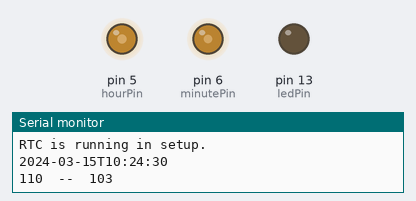
Simulated run of this sketch. Board: Arduino Uno, built with avr-gcc and run on an emulated ATmega328P. On the bench: output pins drawn as LEDs (lit = HIGH), the last lines printed to the serial monitor. The local clock reads 2024-03-15 10:24:30 at power-on unless the sketch sets it.

Above: at 0.25 s.
At 39.6 s:
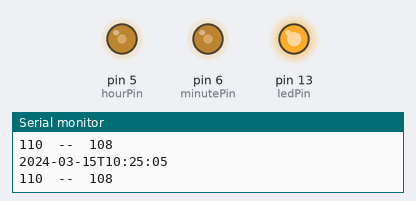
Timing chart, 0 to 40.0 s (numbered marks = the images above):
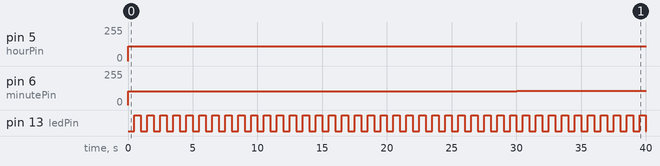

Measured:
- by itself, pin 5 (hourPin): 0/255 → 110/255 at 0.00 s
- by itself, pin 6 (minutePin): 0/255 → 103/255 at 0.00 s, → 108/255 30.0 s later
- by itself, pin 13 (ledPin): alternates HIGH for 0.50 s and LOW for 0.50 s

The sketch:

VoltmeterClock.ino
```cpp
#include <TimerOne.h>


// Date and time functions using a DS1307 RTC connected via I2C and Wire lib

#include <Wire.h>
#include <RTClib.h>

RTC_DS1307 RTC;

const uint8_t hourPin   = 5; // these should be revisited to see what is acutaully best
const uint8_t minutePin = 6;
const uint8_t ledPin = 13;

void makeISOdate(String *isodate, DateTime dt);

char isotime[19];

void blinkLED() {
  uint8_t stat;
 stat = digitalRead(ledPin);
 digitalWrite(ledPin, stat ^ 1);
}

void setup () {
    // set pins as outputs:
  pinMode(minutePin, OUTPUT);
  pinMode(hourPin, OUTPUT);

  // setup the isr
  pinMode(ledPin, OUTPUT);
  Timer1.initialize(500000);  // 1/2 second period
  Timer1.attachInterrupt(blinkLED);  // attaches callback() as a timer overflow interrupt

    Serial.begin(57600);
    Wire.begin();

   if (RTC.isrunning()) {
    Serial.println(F("RTC is running in setup."));
   }

  if (! RTC.isrunning()) {
    Serial.println(F("RTC is NOT running!"));
    // following line sets the RTC to the date & time this sketch was compiled
    RTC.adjust(DateTime(__DATE__, __TIME__));
  }

    RTC.begin();
    DateTime now = RTC.now();
  if  (now.year() == 2000) { // it wasn't set properly
        RTC.adjust(DateTime(__DATE__, __TIME__));
  }
}

void makeISOdate(char *isodate, DateTime dt){
  sprintf(isodate, "%4d-%02d-%02dT%02d:%02d:%02d%\n",
      dt.year(), dt.month(), dt.day(), dt.hour(), dt.minute(), dt.second() );
}


 uint8_t hourVal;
 uint8_t minuteVal;

void loop () {
    DateTime now = RTC.now();
   makeISOdate(isotime, now);
    Serial.println(isotime);
    hourVal = map(now.hour(), 0, 23, 0, 255);
    minuteVal = map(now.minute(), 0, 59, 0, 255);
   Serial.print(hourVal);
   Serial.print(F("  --  "));
   Serial.println(minuteVal);

   analogWrite(hourPin, hourVal);
   analogWrite(minutePin, minuteVal);


    Serial.println();
    delay(5000);
}
```
